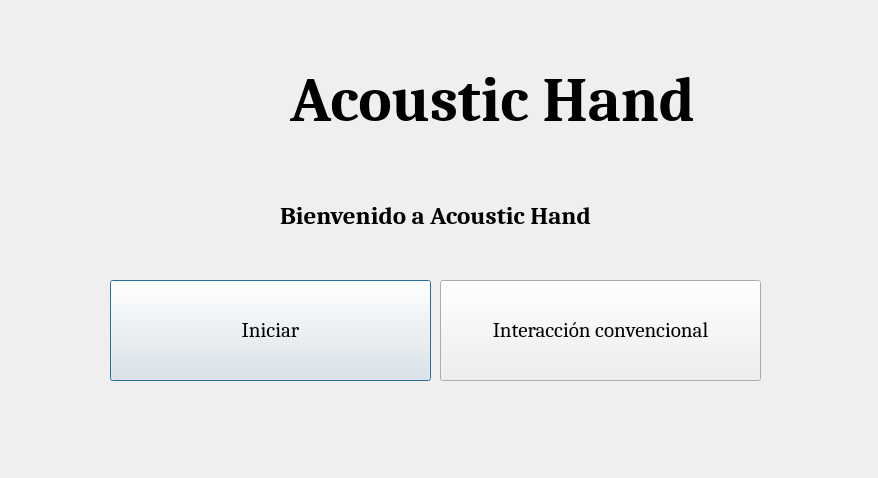
<?xml version="1.0" encoding="UTF-8"?>
<ui version="4.0">
 <class>pantalla0</class>
 <widget class="QDialog" name="pantalla0">
  <property name="geometry">
   <rect>
    <x>0</x>
    <y>0</y>
    <width>878</width>
    <height>478</height>
   </rect>
  </property>
  <property name="windowTitle">
   <string>Dialog</string>
  </property>
  <widget class="QLabel" name="label">
   <property name="geometry">
    <rect>
     <x>280</x>
     <y>170</y>
     <width>601</width>
     <height>91</height>
    </rect>
   </property>
   <property name="font">
    <font>
     <family>Cambria</family>
     <pointsize>19</pointsize>
     <weight>75</weight>
     <bold>true</bold>
    </font>
   </property>
   <property name="text">
    <string>Bienvenido a Acoustic Hand</string>
   </property>
  </widget>
  <widget class="QLabel" name="label_2">
   <property name="geometry">
    <rect>
     <x>290</x>
     <y>50</y>
     <width>421</width>
     <height>100</height>
    </rect>
   </property>
   <property name="maximumSize">
    <size>
     <width>16777215</width>
     <height>16777215</height>
    </size>
   </property>
   <property name="font">
    <font>
     <family>Cambria</family>
     <pointsize>47</pointsize>
     <weight>75</weight>
     <bold>true</bold>
    </font>
   </property>
   <property name="text">
    <string>Acoustic Hand</string>
   </property>
  </widget>
  <widget class="QLabel" name="label_3">
   <property name="geometry">
    <rect>
     <x>160</x>
     <y>30</y>
     <width>141</width>
     <height>121</height>
    </rect>
   </property>
   <property name="text">
    <string/>
   </property>
   <property name="pixmap">
    <pixmap resource="imagenes.qrc">:/imagenes/logo.png</pixmap>
   </property>
   <property name="scaledContents">
    <bool>true</bool>
   </property>
  </widget>
  <widget class="QPushButton" name="pushButton_2">
   <property name="geometry">
    <rect>
     <x>110</x>
     <y>280</y>
     <width>321</width>
     <height>101</height>
    </rect>
   </property>
   <property name="font">
    <font>
     <family>Cambria</family>
     <pointsize>16</pointsize>
    </font>
   </property>
   <property name="text">
    <string>Iniciar</string>
   </property>
  </widget>
  <widget class="QPushButton" name="pushButton">
   <property name="enabled">
    <bool>true</bool>
   </property>
   <property name="geometry">
    <rect>
     <x>440</x>
     <y>280</y>
     <width>321</width>
     <height>101</height>
    </rect>
   </property>
   <property name="font">
    <font>
     <family>Cambria</family>
     <pointsize>16</pointsize>
    </font>
   </property>
   <property name="text">
    <string>Interacción convencional</string>
   </property>
   <property name="autoDefault">
    <bool>false</bool>
   </property>
  </widget>
 </widget>
 <resources>
  <include location="imagenes.qrc"/>
 </resources>
 <connections/>
</ui>
